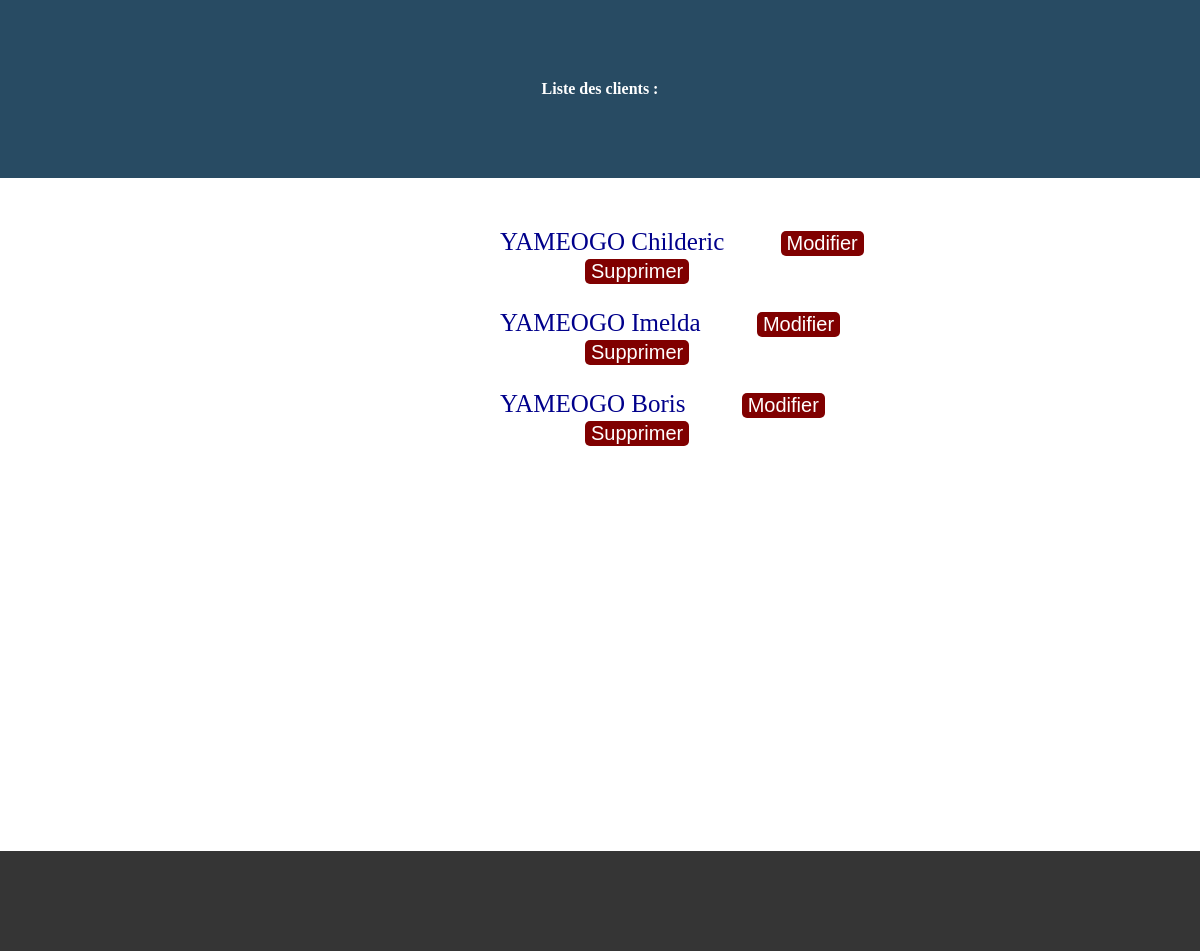
Page /ClientList/ on the earlier database version.
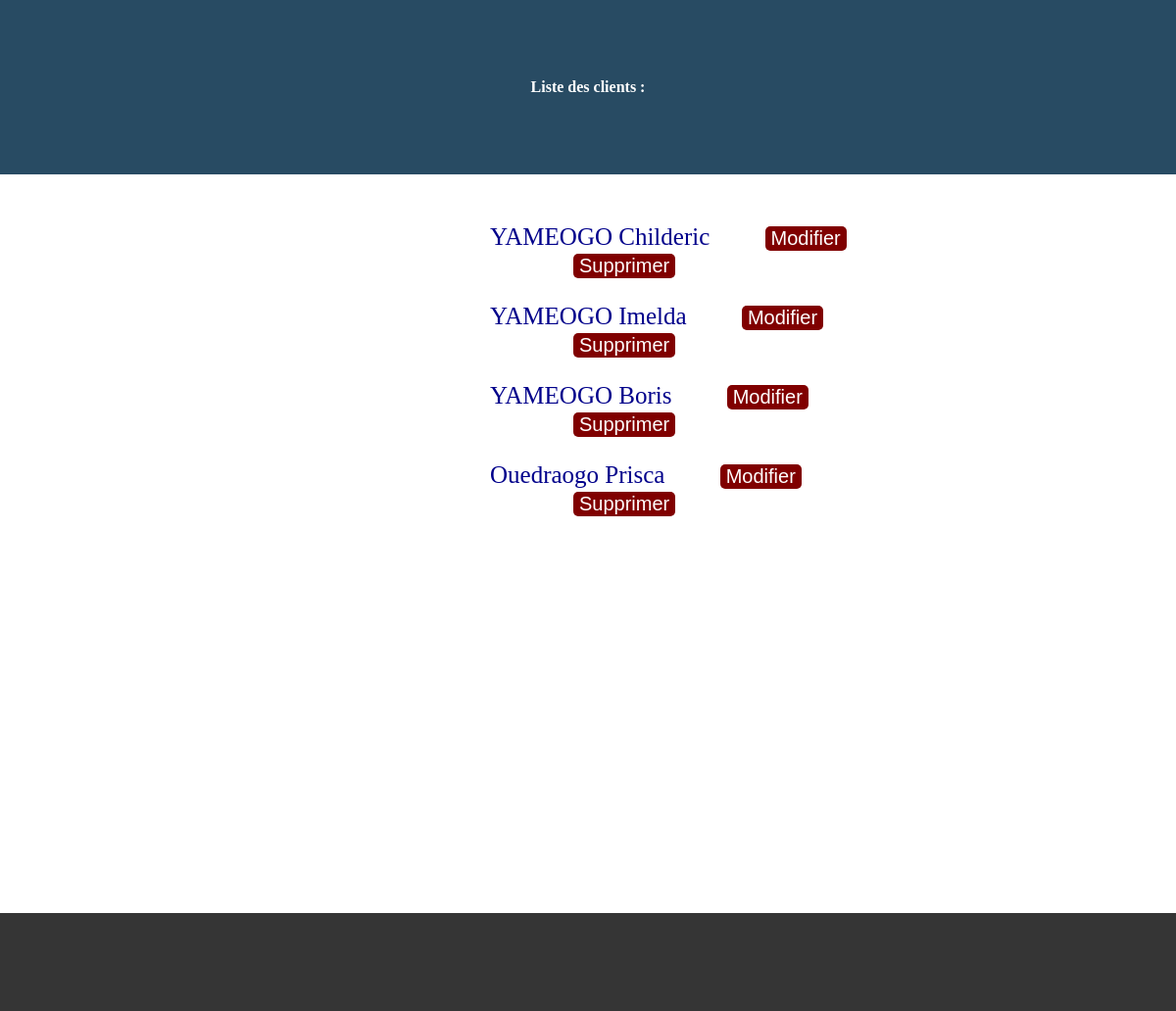
Same page on the later database version.
### Client/models.py (models this page shows, shortened)
class Clients(models.Model):
    nom = models.CharField(max_length=20)
    prenom = models.CharField(max_length=20)
    email = models.EmailField()
    telephone = models.CharField(max_length=15)
    date_souscription = models.DateField()
    situation = models.BooleanField(default= True)
    class Meta:
        db_table = "web_member"

### Client/views.py (the view)
# urls.py: path('ClientList/' , views.ClientListView.as_view() , name = 'ClientList'),
class ClientListView(ListView):
    model = Clients

### Client/templates/Client/clients_list.html (shortened to what this page needs)
{% extends "../base.html" %}
{% block headerContent %} <strong> Liste des clients : </strong>{% endblock %}
{% block content %}
<div  class = "AddForm">
    {% for client in clients_list %}
    {{client.nom}} {{client.prenom}}  <button class = "btn" id = "ModifyBtn" type="button"> <a href="{% url 'Update' client.id %}" > Modifier </a> </button> <button class = "btn" id = "DeleteBtn"  type="button"> <a href="{% url 'Delete' client.id %} " > Supprimer </a> </button>
    {% endfor %}
</div>
{% endblock %}

### Client/templates/base.html (shortened to what this page needs)
<!DOCTYPE html>
<html>
    <head>
    {% load static %}
		<link rel="stylesheet" type="text/css" href= "{% static 'css/style.css' %}"/>
    </head>
    <body id="{% block bodyid %}genericBody{% endblock %}">
      <header class = "{% block headerClass %}genericPage{% endblock %}">
		{% block headerContent %}{% endblock %}
      </header>
	<section id= "content">
	{% block content %} {% endblock %}
	</section>
    <footer id="{% block footerid %}genericFooter{% endblock %}">
    </footer>
    </body>
</html>

### Client/static/css/style.css (style rules this page uses)
header { background-color: #284b63; padding: 80px 0; text-align: center; color: #FFFFFF; }
body { margin: 0; padding: 0; }
section { padding-bottom: 380px; font-size: 25px; }
.btn { display: inline-block; color: white; font-weight: 500; font-size: 20px; border: none; background: maroon; border-radius: 5px; cursor: pointer; }
footer#genericFooter { height: 100px; background-color: #353535; text-align: center; color: #868686; }
a { text-decoration-line: none; color: white; }
#DeleteBtn { position: relative; left: 85px; }
#ModifyBtn { position: relative; left: 50px; }
.AddForm { position: relative; left: 500px; margin-top: 50px; width: 30%; text-align: left; color: darkblue; font-family: fantasy; }

Differences in the rows shown:
added Clients: nom "Ouedraogo", prenom "Prisca"
